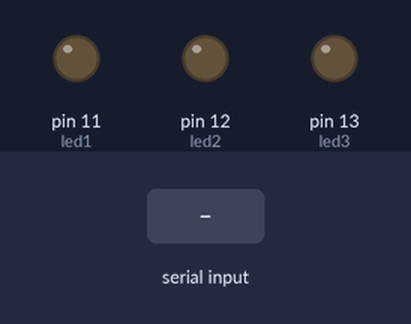
A sketch run on a simulated Arduino Uno, built with avr-gcc and run on an emulated ATmega328P. On the bench: output pins drawn as LEDs (lit = HIGH). Inputs (shaded band) come from the test bench.

Above: at 1.2 s.
1.3 s: "X" received over Serial
At 2.3 s:
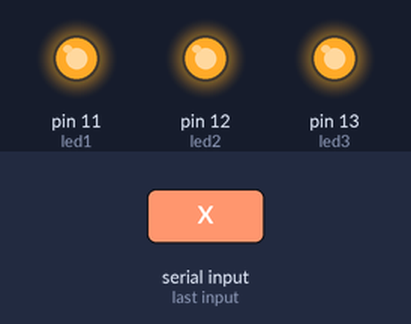
2.8 s: "B" received over Serial
At 3.4 s:
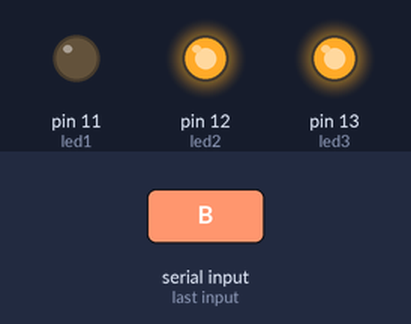
4.3 s: "D" received over Serial
At 4.6 s:
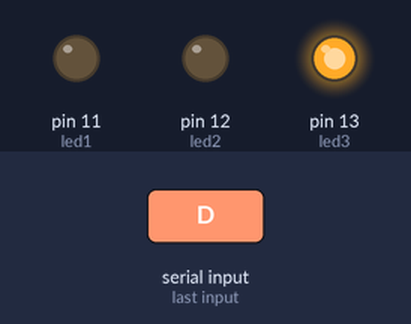
5.8 s: "A" received over Serial
At 6.9 s:
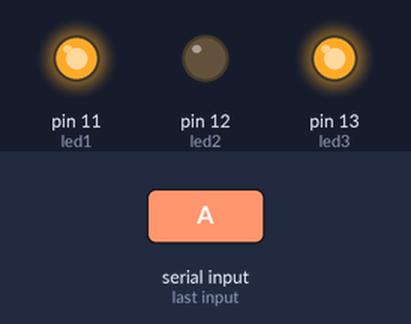
7.3 s: "F" received over Serial
At 8.1 s:
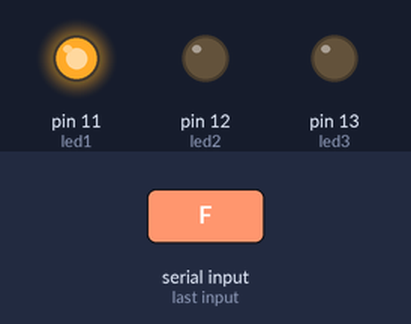
8.8 s: "C" received over Serial
At 9.2 s:
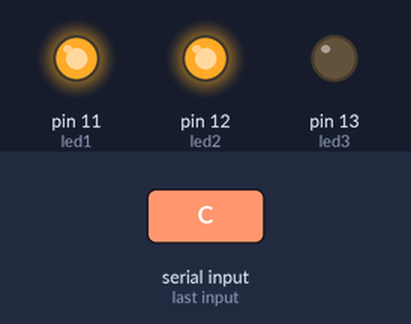
Timing chart, 0 to 11.3 s (numbered marks = the images above; inputs shaded):
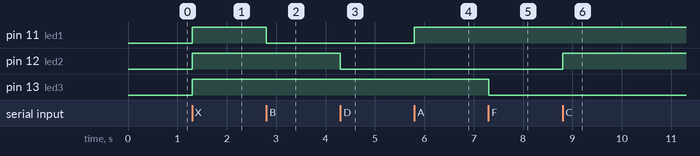

The sketch:

lled_copy_20240828105803.ino
```cpp
int led1 = 11;
int led2 = 12;
int led3 = 13;
void setup() {
  pinMode(led1,OUTPUT);
  pinMode(led2,OUTPUT);
  pinMode(led3,OUTPUT);
  Serial.begin(9600);// put your setup code here, to run once:

}

void loop() {
  int mit = Serial.read();
  if(mit=='X'){
    digitalWrite(led1,HIGH);
    digitalWrite(led2,HIGH);
    digitalWrite(led3,HIGH);
  }
  if(mit=='Y'){
    digitalWrite(led1,LOW);
    digitalWrite(led2,LOW);
    digitalWrite(led3,LOW);
  }
  if(mit=='A'){
    digitalWrite(led1,HIGH);
  }
  if(mit=='B'){
    digitalWrite(led1,LOW);
  }
  if(mit=='C'){
    digitalWrite(led2,HIGH);
  }
  if(mit=='D'){
    digitalWrite(led2,LOW);
  }
  if(mit=='E'){
    digitalWrite(led3,HIGH);
  }
  if(mit=='F'){
    digitalWrite(led3,LOW);
  }

  // put your main code here, to run repeatedly:

}
```

Measured:
- after the input at 1.3 s, pin 11 (led1), pin 12 (led2), pin 13 (led3): LOW → HIGH at once
- after the input at 2.8 s, pin 11 (led1): HIGH → LOW at once
- after the input at 4.3 s, pin 12 (led2): HIGH → LOW at once
- after the input at 5.8 s, pin 11 (led1): LOW → HIGH at once
- after the input at 7.3 s, pin 13 (led3): HIGH → LOW at once
- after the input at 8.8 s, pin 12 (led2): LOW → HIGH at once
